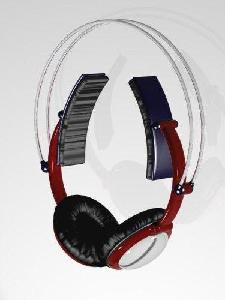
#> input picture Retos/Reto4-descriptores-de-textura/Datos/101_ObjectCategories/1_headphone/image_0003.jpg, 225 x 300 px, found by its file name; its folder holds only this picture in this run
$ jupyter execute --allow-errors CoO_DTamura.ipynb   (older library calls are emulated)
#> lines starting #> are read from the running program, lines starting #| are printed output that depends on the picture
####**Institución Universitaria Pascual Bravo**
####Curso: Reconocimiento de patrones 2024-1

####Docente: Juan Carlos Briñez de León
####Descriptores de Tamura

##0. Datos de trabajo
[Clic aquí](https://data.caltech.edu/records/mzrjq-6wc02)

[cell 1]
from google.colab import drive
drive.mount('/content/drive')

[cell 2]
# Crear una lista de todas las categorías (nombres de carpetas)
import os
from PIL import Image
import numpy as np
from google.colab import output
import matplotlib.pyplot as plt
import time


# Ruta al directorio donde deseas extraer el conjunto de datos
extracted_dir = '/content/drive/MyDrive/Semestre 8/ReconocimientoDePatrones/DTamura/Datos'

extracted_dir = os.path.join(extracted_dir, '101_ObjectCategories/')
categories = os.listdir(extracted_dir)

# Crear diccionario para mapear etiquetas a índices
label_to_index = {category: i for i, category in enumerate(categories)}

# Inicializar listas para imágenes y etiquetas
images = []
labels = []

# Recorrer todas las categorías
for category in categories:
    category_dir = os.path.join(extracted_dir, category)
    for filename in os.listdir(category_dir):
        image_path = os.path.join(category_dir, filename)
        image = Image.open(image_path)
#> image is the input picture: PIL image 225x300 RGB; mean R, G, B 194.2, 190.7, 191.5
        #plt.imshow(image,vmin=0,vmax=255)
        #plt.show()
        #time.sleep(0.5)
        images.append(np.resize(np.array(image),[350,350,3])) #Cambio de tamaño
        labels.append(label_to_index[category]) #
        output.clear()

# Convierte las listas en matrices numpy
images = np.array(images)
labels = np.array(labels)

[cell 3]
# Crear el histograma
plt.hist(labels, bins=4, edgecolor='black')
plt.title('Histograma de Frecuencias')
plt.xlabel('Valores')
plt.ylabel('Frecuencia')
plt.show()
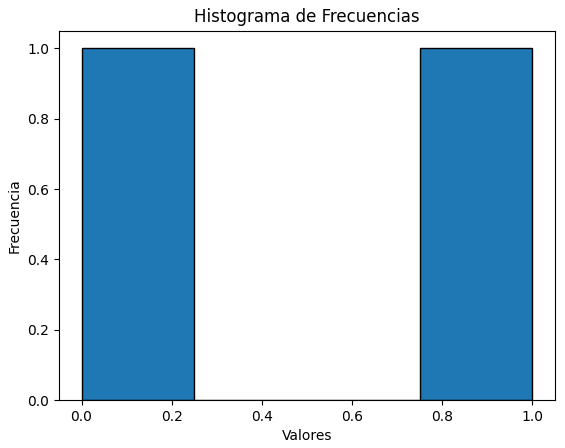
#> figure drawn by matplotlib, 1 panel

#3. Ejercicio

A partir del dataset del Caltech, escoger 4 categorías y montar un ejercicio de clasificación utilizando los descriptores de textura por co-ocurrencia.

Extracción de características

[cell 4]
##Extracción de características
import cv2
from google.colab import output
import numpy as np
from skimage.feature import graycoprops
from skimage.feature import graycomatrix as Co_ocurrencia

X = np.zeros((len(images),12)) # Vector de características de CoOcurrencia
Y = np.zeros((len(images),1)) # Vector de etiquetas, aunque ya se tiene, le pongo otro nombre
#> Y = [0, 0]

for k in range(len(images)):

  Y[k] = labels[k]

  #Preprocesamiento
  Imgr = cv2.cvtColor(images[k], cv2.COLOR_BGR2GRAY)

  # Calcular la matriz de coocurrencia
  #glcm = Co_ocurrencia(image, [distance], [Angle], levels=256, symmetric=True, normed=True) #normed=True el borde es el final de la imagen
  glcm = Co_ocurrencia(Imgr, [1,2,3,4,5,6,7,8,9,10], [0, np.pi/4, np.pi/2, 3*np.pi/4], levels=256, symmetric=True, normed=True)
  max_prob = np.max(glcm)

  # Almacenando resultados
  X[k,0] = np.mean(graycoprops(glcm, 'contrast'))
  X[k,1] = np.mean(graycoprops(glcm, 'dissimilarity'))
  X[k,2] = np.mean(graycoprops(glcm, 'homogeneity'))
  X[k,3] = np.mean(graycoprops(glcm, 'ASM'))
  X[k,4] = np.mean(graycoprops(glcm, 'energy'))
  X[k,5] = np.mean(graycoprops(glcm, 'correlation'))
  X[k,6] = np.std(glcm) #rugosity
  X[k,7:11] = np.argwhere(glcm == max_prob)[0] #directionality
#> this loop made 2 passes
#> max_prob on passes 1 to 2: 0.0185, 0.219
#> pass 1, `Imgr = cv2.cvtColor(images[k], cv2.COLOR_BGR2GRAY)`:
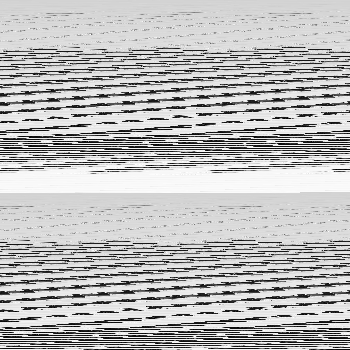
#> Imgr: shape (350, 350); min 0, max 255, mean 188
#> pass 2, `Imgr = cv2.cvtColor(images[k], cv2.COLOR_BGR2GRAY)`:
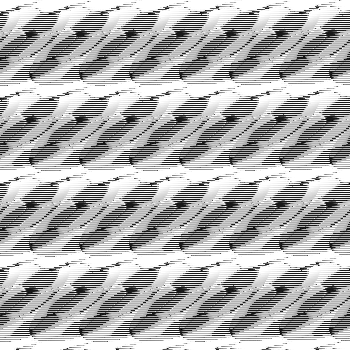
#> Imgr: shape (350, 350); min 4, max 255, mean 176.5
#> after the loop, Y = [0, 1]
